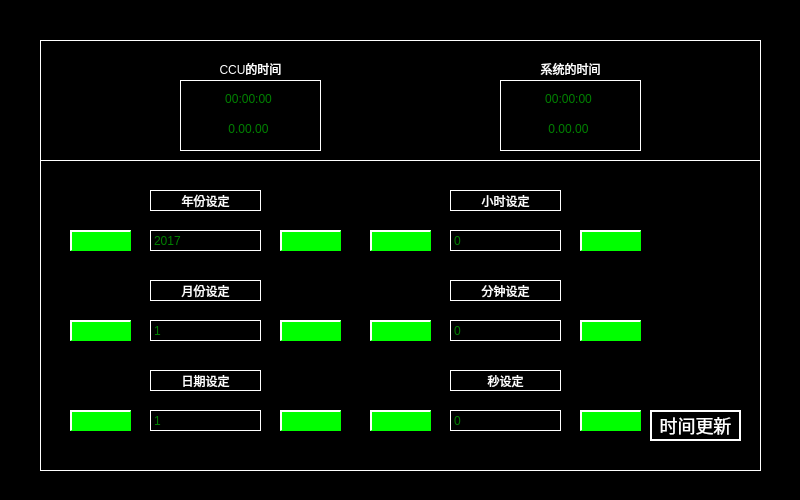
<?xml version="1.0" encoding="UTF-8"?>
<ui version="4.0">
 <class>Main_Datetime</class>
 <widget class="QWidget" name="Main_Datetime">
  <property name="geometry">
   <rect>
    <x>0</x>
    <y>0</y>
    <width>800</width>
    <height>500</height>
   </rect>
  </property>
  <property name="windowTitle">
   <string>Form</string>
  </property>
  <property name="styleSheet">
   <string notr="true">QWidget
{
	background-color: black;
}
QPushButton
{
	font:14px;
    color: rgb(0,0,0);
	background-color: rgb(0, 255, 0);
	border-top: 2px solid white;	
	border-left: 2px solid white;
}
QLabel
{
color:rgb(255,255,255);
}</string>
  </property>
  <widget class="QLabel" name="label">
   <property name="geometry">
    <rect>
     <x>40</x>
     <y>40</y>
     <width>721</width>
     <height>121</height>
    </rect>
   </property>
   <property name="styleSheet">
    <string notr="true">border:1px solid white;</string>
   </property>
   <property name="text">
    <string/>
   </property>
  </widget>
  <widget class="QLabel" name="label_2">
   <property name="geometry">
    <rect>
     <x>40</x>
     <y>160</y>
     <width>721</width>
     <height>311</height>
    </rect>
   </property>
   <property name="styleSheet">
    <string notr="true">border:1px solid white;</string>
   </property>
   <property name="text">
    <string/>
   </property>
  </widget>
  <widget class="QLabel" name="label_3">
   <property name="geometry">
    <rect>
     <x>180</x>
     <y>60</y>
     <width>141</width>
     <height>17</height>
    </rect>
   </property>
   <property name="text">
    <string>CCU的时间</string>
   </property>
   <property name="alignment">
    <set>Qt::AlignCenter</set>
   </property>
  </widget>
  <widget class="QLabel" name="label_4">
   <property name="geometry">
    <rect>
     <x>500</x>
     <y>60</y>
     <width>141</width>
     <height>17</height>
    </rect>
   </property>
   <property name="text">
    <string>系统的时间</string>
   </property>
   <property name="alignment">
    <set>Qt::AlignCenter</set>
   </property>
  </widget>
  <widget class="QLabel" name="label_5">
   <property name="geometry">
    <rect>
     <x>180</x>
     <y>80</y>
     <width>141</width>
     <height>71</height>
    </rect>
   </property>
   <property name="styleSheet">
    <string notr="true">border:1px solid white;</string>
   </property>
   <property name="text">
    <string/>
   </property>
  </widget>
  <widget class="QLabel" name="label_6">
   <property name="geometry">
    <rect>
     <x>500</x>
     <y>80</y>
     <width>141</width>
     <height>71</height>
    </rect>
   </property>
   <property name="styleSheet">
    <string notr="true">border:1px solid white;</string>
   </property>
   <property name="text">
    <string/>
   </property>
  </widget>
  <widget class="QLabel" name="label_7">
   <property name="geometry">
    <rect>
     <x>183</x>
     <y>90</y>
     <width>131</width>
     <height>17</height>
    </rect>
   </property>
   <property name="styleSheet">
    <string notr="true">color: green;</string>
   </property>
   <property name="text">
    <string>00:00:00</string>
   </property>
   <property name="alignment">
    <set>Qt::AlignCenter</set>
   </property>
  </widget>
  <widget class="QLabel" name="label_8">
   <property name="geometry">
    <rect>
     <x>183</x>
     <y>120</y>
     <width>131</width>
     <height>17</height>
    </rect>
   </property>
   <property name="styleSheet">
    <string notr="true">color: green;</string>
   </property>
   <property name="text">
    <string>0.00.00</string>
   </property>
   <property name="alignment">
    <set>Qt::AlignCenter</set>
   </property>
  </widget>
  <widget class="QLabel" name="label_9">
   <property name="geometry">
    <rect>
     <x>503</x>
     <y>90</y>
     <width>131</width>
     <height>17</height>
    </rect>
   </property>
   <property name="styleSheet">
    <string notr="true">color: green;</string>
   </property>
   <property name="text">
    <string>00:00:00</string>
   </property>
   <property name="alignment">
    <set>Qt::AlignCenter</set>
   </property>
  </widget>
  <widget class="QLabel" name="label_10">
   <property name="geometry">
    <rect>
     <x>503</x>
     <y>120</y>
     <width>131</width>
     <height>17</height>
    </rect>
   </property>
   <property name="styleSheet">
    <string notr="true">color: green;</string>
   </property>
   <property name="text">
    <string>0.00.00</string>
   </property>
   <property name="alignment">
    <set>Qt::AlignCenter</set>
   </property>
  </widget>
  <widget class="QLabel" name="label_11">
   <property name="geometry">
    <rect>
     <x>150</x>
     <y>190</y>
     <width>111</width>
     <height>21</height>
    </rect>
   </property>
   <property name="styleSheet">
    <string notr="true">border:1px solid white;</string>
   </property>
   <property name="text">
    <string>年份设定</string>
   </property>
   <property name="alignment">
    <set>Qt::AlignCenter</set>
   </property>
  </widget>
  <widget class="QLabel" name="label_13">
   <property name="geometry">
    <rect>
     <x>150</x>
     <y>230</y>
     <width>111</width>
     <height>21</height>
    </rect>
   </property>
   <property name="styleSheet">
    <string notr="true">border:1px solid white;
color:green;</string>
   </property>
   <property name="text">
    <string>2017</string>
   </property>
   <property name="alignment">
    <set>Qt::AlignLeading|Qt::AlignLeft|Qt::AlignVCenter</set>
   </property>
  </widget>
  <widget class="QLabel" name="label_15">
   <property name="geometry">
    <rect>
     <x>450</x>
     <y>230</y>
     <width>111</width>
     <height>21</height>
    </rect>
   </property>
   <property name="styleSheet">
    <string notr="true">border:1px solid white;
color:green;</string>
   </property>
   <property name="text">
    <string>0</string>
   </property>
   <property name="alignment">
    <set>Qt::AlignLeading|Qt::AlignLeft|Qt::AlignVCenter</set>
   </property>
  </widget>
  <widget class="QLabel" name="label_16">
   <property name="geometry">
    <rect>
     <x>450</x>
     <y>190</y>
     <width>111</width>
     <height>21</height>
    </rect>
   </property>
   <property name="styleSheet">
    <string notr="true">border:1px solid white;</string>
   </property>
   <property name="text">
    <string>小时设定</string>
   </property>
   <property name="alignment">
    <set>Qt::AlignCenter</set>
   </property>
  </widget>
  <widget class="QLabel" name="label_19">
   <property name="geometry">
    <rect>
     <x>150</x>
     <y>320</y>
     <width>111</width>
     <height>21</height>
    </rect>
   </property>
   <property name="styleSheet">
    <string notr="true">border:1px solid white;
color:green;</string>
   </property>
   <property name="text">
    <string>1</string>
   </property>
   <property name="alignment">
    <set>Qt::AlignLeading|Qt::AlignLeft|Qt::AlignVCenter</set>
   </property>
  </widget>
  <widget class="QLabel" name="label_20">
   <property name="geometry">
    <rect>
     <x>150</x>
     <y>280</y>
     <width>111</width>
     <height>21</height>
    </rect>
   </property>
   <property name="styleSheet">
    <string notr="true">border:1px solid white;</string>
   </property>
   <property name="text">
    <string>月份设定</string>
   </property>
   <property name="alignment">
    <set>Qt::AlignCenter</set>
   </property>
  </widget>
  <widget class="QLabel" name="label_23">
   <property name="geometry">
    <rect>
     <x>450</x>
     <y>320</y>
     <width>111</width>
     <height>21</height>
    </rect>
   </property>
   <property name="styleSheet">
    <string notr="true">border:1px solid white;
color:green;</string>
   </property>
   <property name="text">
    <string>0</string>
   </property>
   <property name="alignment">
    <set>Qt::AlignLeading|Qt::AlignLeft|Qt::AlignVCenter</set>
   </property>
  </widget>
  <widget class="QLabel" name="label_24">
   <property name="geometry">
    <rect>
     <x>450</x>
     <y>280</y>
     <width>111</width>
     <height>21</height>
    </rect>
   </property>
   <property name="styleSheet">
    <string notr="true">border:1px solid white;</string>
   </property>
   <property name="text">
    <string>分钟设定</string>
   </property>
   <property name="alignment">
    <set>Qt::AlignCenter</set>
   </property>
  </widget>
  <widget class="QLabel" name="label_27">
   <property name="geometry">
    <rect>
     <x>150</x>
     <y>410</y>
     <width>111</width>
     <height>21</height>
    </rect>
   </property>
   <property name="styleSheet">
    <string notr="true">border:1px solid white;
color:green;</string>
   </property>
   <property name="text">
    <string>1</string>
   </property>
   <property name="alignment">
    <set>Qt::AlignLeading|Qt::AlignLeft|Qt::AlignVCenter</set>
   </property>
  </widget>
  <widget class="QLabel" name="label_28">
   <property name="geometry">
    <rect>
     <x>150</x>
     <y>370</y>
     <width>111</width>
     <height>21</height>
    </rect>
   </property>
   <property name="styleSheet">
    <string notr="true">border:1px solid white;</string>
   </property>
   <property name="text">
    <string>日期设定</string>
   </property>
   <property name="alignment">
    <set>Qt::AlignCenter</set>
   </property>
  </widget>
  <widget class="QLabel" name="label_31">
   <property name="geometry">
    <rect>
     <x>450</x>
     <y>410</y>
     <width>111</width>
     <height>21</height>
    </rect>
   </property>
   <property name="styleSheet">
    <string notr="true">border:1px solid white;
color:green;</string>
   </property>
   <property name="text">
    <string>0</string>
   </property>
   <property name="alignment">
    <set>Qt::AlignLeading|Qt::AlignLeft|Qt::AlignVCenter</set>
   </property>
  </widget>
  <widget class="QLabel" name="label_32">
   <property name="geometry">
    <rect>
     <x>450</x>
     <y>370</y>
     <width>111</width>
     <height>21</height>
    </rect>
   </property>
   <property name="styleSheet">
    <string notr="true">border:1px solid white;</string>
   </property>
   <property name="text">
    <string>秒设定</string>
   </property>
   <property name="alignment">
    <set>Qt::AlignCenter</set>
   </property>
  </widget>
  <widget class="QPushButton" name="pushButton">
   <property name="geometry">
    <rect>
     <x>70</x>
     <y>230</y>
     <width>61</width>
     <height>21</height>
    </rect>
   </property>
   <property name="styleSheet">
    <string notr="true">border-image: url(:/images/images/left.png);</string>
   </property>
   <property name="text">
    <string/>
   </property>
  </widget>
  <widget class="QPushButton" name="pushButton_2">
   <property name="geometry">
    <rect>
     <x>280</x>
     <y>230</y>
     <width>61</width>
     <height>21</height>
    </rect>
   </property>
   <property name="styleSheet">
    <string notr="true">border-image: url(:/images/images/right.png);</string>
   </property>
   <property name="text">
    <string/>
   </property>
  </widget>
  <widget class="QPushButton" name="pushButton_3">
   <property name="geometry">
    <rect>
     <x>70</x>
     <y>320</y>
     <width>61</width>
     <height>21</height>
    </rect>
   </property>
   <property name="styleSheet">
    <string notr="true">border-image: url(:/images/images/left.png);</string>
   </property>
   <property name="text">
    <string/>
   </property>
  </widget>
  <widget class="QPushButton" name="pushButton_4">
   <property name="geometry">
    <rect>
     <x>280</x>
     <y>320</y>
     <width>61</width>
     <height>21</height>
    </rect>
   </property>
   <property name="styleSheet">
    <string notr="true">border-image: url(:/images/images/right.png);</string>
   </property>
   <property name="text">
    <string/>
   </property>
  </widget>
  <widget class="QPushButton" name="pushButton_5">
   <property name="geometry">
    <rect>
     <x>70</x>
     <y>410</y>
     <width>61</width>
     <height>21</height>
    </rect>
   </property>
   <property name="styleSheet">
    <string notr="true">border-image: url(:/images/images/left.png);</string>
   </property>
   <property name="text">
    <string/>
   </property>
  </widget>
  <widget class="QPushButton" name="pushButton_6">
   <property name="geometry">
    <rect>
     <x>280</x>
     <y>410</y>
     <width>61</width>
     <height>21</height>
    </rect>
   </property>
   <property name="styleSheet">
    <string notr="true">border-image: url(:/images/images/right.png);</string>
   </property>
   <property name="text">
    <string/>
   </property>
  </widget>
  <widget class="QPushButton" name="pushButton_7">
   <property name="geometry">
    <rect>
     <x>370</x>
     <y>230</y>
     <width>61</width>
     <height>21</height>
    </rect>
   </property>
   <property name="styleSheet">
    <string notr="true">border-image: url(:/images/images/left.png);</string>
   </property>
   <property name="text">
    <string/>
   </property>
  </widget>
  <widget class="QPushButton" name="pushButton_8">
   <property name="geometry">
    <rect>
     <x>580</x>
     <y>230</y>
     <width>61</width>
     <height>21</height>
    </rect>
   </property>
   <property name="styleSheet">
    <string notr="true">border-image: url(:/images/images/right.png);</string>
   </property>
   <property name="text">
    <string/>
   </property>
  </widget>
  <widget class="QPushButton" name="pushButton_9">
   <property name="geometry">
    <rect>
     <x>370</x>
     <y>320</y>
     <width>61</width>
     <height>21</height>
    </rect>
   </property>
   <property name="styleSheet">
    <string notr="true">border-image: url(:/images/images/left.png);</string>
   </property>
   <property name="text">
    <string/>
   </property>
  </widget>
  <widget class="QPushButton" name="pushButton_10">
   <property name="geometry">
    <rect>
     <x>580</x>
     <y>320</y>
     <width>61</width>
     <height>21</height>
    </rect>
   </property>
   <property name="styleSheet">
    <string notr="true">border-image: url(:/images/images/right.png);</string>
   </property>
   <property name="text">
    <string/>
   </property>
  </widget>
  <widget class="QPushButton" name="pushButton_11">
   <property name="geometry">
    <rect>
     <x>370</x>
     <y>410</y>
     <width>61</width>
     <height>21</height>
    </rect>
   </property>
   <property name="styleSheet">
    <string notr="true">border-image: url(:/images/images/left.png);</string>
   </property>
   <property name="text">
    <string/>
   </property>
  </widget>
  <widget class="QPushButton" name="pushButton_12">
   <property name="geometry">
    <rect>
     <x>580</x>
     <y>410</y>
     <width>61</width>
     <height>21</height>
    </rect>
   </property>
   <property name="styleSheet">
    <string notr="true">border-image: url(:/images/images/right.png);</string>
   </property>
   <property name="text">
    <string/>
   </property>
  </widget>
  <widget class="QPushButton" name="pushButton_13">
   <property name="geometry">
    <rect>
     <x>650</x>
     <y>410</y>
     <width>91</width>
     <height>31</height>
    </rect>
   </property>
   <property name="styleSheet">
    <string notr="true">border:2px solid white;
background-color: rgb(0, 0, 0);
font:18px;
color: rgb(255, 255, 255);</string>
   </property>
   <property name="text">
    <string>时间更新</string>
   </property>
  </widget>
 </widget>
 <resources/>
 <connections/>
</ui>
